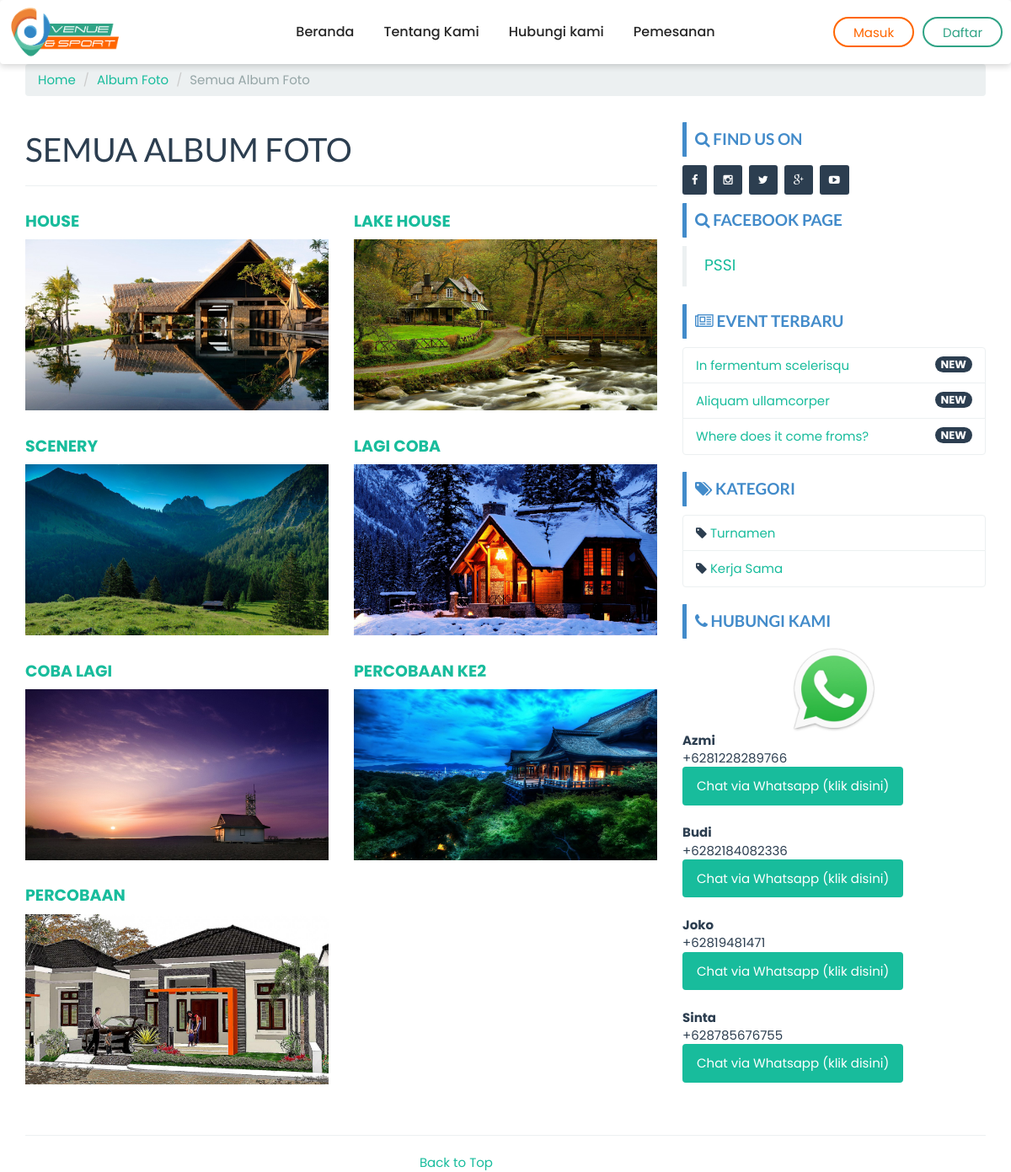
/index.php/gallery/album, run on the app's committed database.
### tables this page shows
CREATE TABLE `company` (
  `id_company` int(11) NOT NULL,
  `id_sycCom` int(11) DEFAULT NULL,
  `company_name` varchar(100) NOT NULL,
  `company_desc` text NOT NULL,
  `company_address` text NOT NULL,
  `company_maps` text NOT NULL,
  `company_phone` char(30) NOT NULL,
  `company_phone2` char(30) NOT NULL,
  `company_fax` char(30) NOT NULL,
  `company_email` char(30) NOT NULL,
  `foto` text NOT NULL,
  `foto_type` char(10) NOT NULL,
  `created` datetime NOT NULL DEFAULT current_timestamp(),
  `modified` datetime DEFAULT NULL,
  `created_by` char(50) NOT NULL,
  `modified_by` char(50) NOT NULL
);

CREATE TABLE `album` (
  `id_album` int(11) NOT NULL,
  `id_sycAlbum` int(11) DEFAULT NULL,
  `nama_album` char(50) NOT NULL,
  `slug_album` char(50) NOT NULL,
  `foto` text NOT NULL,
  `created_by` char(20) NOT NULL,
  `created_at` datetime NOT NULL DEFAULT current_timestamp(),
  `modified_by` char(20) DEFAULT NULL,
  `modified_at` datetime DEFAULT NULL ON UPDATE current_timestamp()
);

CREATE TABLE `event` (
  `id_event` int(11) NOT NULL,
  `id_sycEvent` int(11) DEFAULT NULL,
  `nama_event` varchar(100) NOT NULL,
  `slug_event` varchar(100) DEFAULT NULL,
  `deskripsi` text DEFAULT NULL,
  `kategori` int(11) DEFAULT NULL,
  `foto` text DEFAULT NULL,
  `foto_type` char(10) DEFAULT NULL,
  `created_at` datetime NOT NULL DEFAULT current_timestamp(),
  `created_by` char(50) NOT NULL,
  `modified_at` datetime DEFAULT NULL ON UPDATE current_timestamp(),
  `modified_by` char(50) NOT NULL
);

CREATE TABLE `kategori` (
  `id_kategori` int(11) NOT NULL,
  `nama_kategori` varchar(20) NOT NULL,
  `slug_kat` varchar(20) NOT NULL,
  `created_by` char(50) NOT NULL,
  `created_at` datetime NOT NULL DEFAULT current_timestamp(),
  `modified_by` char(50) NOT NULL,
  `modified_at` datetime DEFAULT NULL ON UPDATE current_timestamp()
);

CREATE TABLE `kontak` (
  `id_kontak` int(11) NOT NULL,
  `nama_kontak` char(50) NOT NULL,
  `nohp` char(50) NOT NULL,
  `created_by` char(50) NOT NULL,
  `created_at` datetime NOT NULL DEFAULT current_timestamp(),
  `modified_by` char(50) NOT NULL,
  `modified_at` datetime DEFAULT NULL ON UPDATE current_timestamp()
);

### application/controllers/Gallery.php (called while the page is built, shortened)
<?php
class Gallery extends CI_Controller {
	function __construct()
  {
		$this->load->helper('clean');
		$this->load->model('Album_model');
		$this->load->model('Company_model');
		$this->load->model('Event_model');
		$this->load->model('Foto_model');
		$this->load->model('Kategori_model');
		$this->load->model('Kontak_model');
		$this->data['company_data'] 			= $this->Company_model->get_by_company();
		$this->data['event_sidebar'] 			= $this->Event_model->get_all_sidebar();
		$this->data['kategori_sidebar'] 	= $this->Kategori_model->get_all();
		$this->data['kontak_sidebar'] 		= $this->Kontak_model->get_all();
  }
	public function album()
	{
    $this->data['title'] = "Semua Album Foto";
    $this->load->library('pagination');
    $config['per_page'] = 12;
    $dari = $this->uri->segment('4');
    $this->data['album_all'] = $this->Album_model->get_all_arsip($config['per_page'],$dari);
    $this->load->view('front/album/body', $this->data);
	}
}

### index.php (called while the page is built, shortened)
<?php
require_once BASEPATH.'core/CodeIgniter.php';

### application/models/Company_model.php (called while the page is built, shortened)
<?php  if ( ! defined('BASEPATH')) exit('No direct script access allowed');
class Company_model extends CI_Model
{
  public $table = 'company';
  function get_by_company()
  {
    $this->db->where('id_company', '1');
    return $this->db->get($this->table)->row();
  }
}

### application/models/Album_model.php (called while the page is built, shortened)
<?php  if ( ! defined('BASEPATH')) exit('No direct script access allowed');
class Album_model extends CI_Model
{
  public $table = 'album';
  public $id    = 'id_album';
  function get_all_arsip($per_page,$dari)
  {
    $this->db->order_by($this->id, 'DESC');
    $query = $this->db->get($this->table,$per_page,$dari);
    return $query->result();
  }
}

### application/models/Event_model.php (called while the page is built, shortened)
<?php  if ( ! defined('BASEPATH')) exit('No direct script access allowed');
class Event_model extends CI_Model
{
  public $table = 'event';
  public $id    = 'id_event';
  public $order = 'DESC';
  function get_all_sidebar()
  {
    $this->db->limit(3);
    $this->db->order_by($this->id, $this->order);
    return $this->db->get($this->table)->result();
  }
}

### application/models/Kategori_model.php (called while the page is built, shortened)
<?php  if ( ! defined('BASEPATH')) exit('No direct script access allowed');
class Kategori_model extends CI_Model
{
  public $table = 'kategori';
  function get_all()
  {
    return $this->db->get($this->table)->result();
  }
}

### application/models/Kontak_model.php (called while the page is built, shortened)
<?php  if ( ! defined('BASEPATH')) exit('No direct script access allowed');
class Kontak_model extends CI_Model
{
  public $table = 'kontak';
  function get_all()
  {
    return $this->db->get($this->table)->result();
  }
}

### application/views/front/album/body.php (the view, shortened to what this page needs)
<?php $this->load->view('front/header'); ?>
<?php $this->load->view('front/navbar'); ?>
<div class="container">
	<ol class="breadcrumb">
		<li><a href="<?php echo base_url() ?>">Home</a></li>
		<li><a href="<?php echo base_url('gallery/album') ?>">Album Foto</a></li>
		<li class="active"><?php echo $title ?></li>
	</ol>
	<div class="row">
		<div class="col-md-8"><h1><?php echo strtoupper($title) ?></h1><hr>
			<div class="row">
				<?php foreach($album_all as $album){ ?>
					<div class="col-lg-6">
						<h4><a href="#"><?php echo $album->nama_album ?></a></h4>
						<a href="<?php echo base_url("gallery/read/$album->slug_album") ?>">
							<?php
							if(empty($album->foto)) {echo "<img class='img-responsive' src='".base_url()."assets/images/no_image_thumb.png'>";}
							else { echo " <img class='img-responsive' src='".base_url()."assets/images/album/".$album->foto."'> ";}
							?>
						</a><br>
					</div>
				<?php } ?>
			</div>
		</div>
		<?php $this->load->view('front/sidebar'); ?>
	</div>
</div>
<?php $this->load->view('front/footer'); ?>

### application/views/front/header.php (shortened to what this page needs)
<!DOCTYPE html>
<html lang="en">
  <head>
    <link href="<?php echo base_url()?>assets/template/frontend/css/core.css" rel="stylesheet" type="text/css" />
    <link href="<?php echo base_url()?>assets/template/frontend/css/custom.css" rel="stylesheet">
    <link href="<?php echo base_url()?>assets/plugins/font-awesome/css/font-awesome.min.css" rel="stylesheet" type="text/css" />
  </head>

### application/views/front/navbar.php (shortened to what this page needs)
<div class="navbar">
    <div class="navbar-layout">
        <div class="logo">
            <a href="<?php echo base_url() ?>">
                <img src="<?php echo base_url('assets/images/company/').$company_data->foto.$company_data->foto_type ?>" alt="<?php echo $company_data->company_name ?>" width="100px">
            </a>
        </div>
        <div class="navbar-menu" id="navbarMenu">
            <ul>
                <li><a href="<?php echo base_url() ?>">Beranda</a></li>
                <li><a href="<?php echo base_url('about') ?>">Tentang Kami</a></li>
                <li><a href="<?php echo base_url('contact') ?>">Hubungi kami</a></li>
                <li><a href="<?php echo base_url('cart') ?>">Pemesanan</a></li>
            </ul>
        </div>
        <div class="navbar-button">
            <?php if($this->session->userdata('usertype') != NULL){ ?>
            <ul>
              <li class="dropdown">
                <a href="#" class="dropdown-toggle" data-toggle="dropdown" role="button" aria-haspopup="true" aria-expanded="false"><button>Hi, <?php echo $this->session->userdata('username') ?> <span class="caret"></span></button></a>
                <ul class="dropdown-menu">
                  <li><a href="<?php echo base_url('cart/history') ?>">Riwayat Booking</a></li>
                  <li><a href="<?php echo base_url('auth/edit_profil/').$this->session->userdata('user_id') ?>">Edit Profil</a></li>
                  <li><a href="<?php echo base_url('auth/profil') ?>">Profil Saya</a></li>
                  <li role="separator" class="divider"></li>
                  <li><a href="<?php echo base_url('auth/logout') ?>">Logout</a></li>
                </ul>
              </li>
            </ul>
            <?php }else{ ?>
            <a href="<?php echo base_url('auth/login') ?>"><button>Masuk</button></a>
            <a href="<?php echo base_url('auth/register') ?>"><button>Daftar</button></a>
            <?php } ?>
        </div>
    </div>
</div>

### application/views/front/sidebar.php
<div class="col-md-4">
  <?php $this->load->view('front/modul/mod_sosmed'); ?>
  <?php $this->load->view('front/modul/mod_facebook'); ?>
  <?php $this->load->view('front/modul/mod_event'); ?>
	<?php $this->load->view('front/modul/mod_kategori'); ?>
  <?php $this->load->view('front/modul/mod_cs'); ?>
</div>

### application/views/front/modul/mod_sosmed.php
<div class="bs-callout bs-callout-primary"><h4><i class="fa fa-search"></i> Find Us On</h4></div>
<div class="input-group">
  <button type="button" class="btn btn-sm btn-primary"><i class="fa fa-facebook"></i></button>&nbsp
  <button type="button" class="btn btn-sm btn-primary"><i class="fa fa-instagram"></i></button>&nbsp
  <button type="button" class="btn btn-sm btn-primary"><i class="fa fa-twitter"></i></button>&nbsp
  <button type="button" class="btn btn-sm btn-primary"><i class="fa fa-google-plus"></i></button>&nbsp
  <button type="button" class="btn btn-sm btn-primary"><i class="fa fa-youtube-play"></i></button>&nbsp
</div>

### application/views/front/modul/mod_facebook.php (shortened to what this page needs)
<div class="bs-callout bs-callout-primary">
  <h4><i class="fa fa-search"></i> Facebook Page</h4>
</div>
<div class="fb-page" data-href="https://www.facebook.com/pssi" data-tabs="timeline" data-width="" data-height="" data-small-header="false" data-adapt-container-width="true" data-hide-cover="false" data-show-facepile="true">
  <blockquote cite="https://www.facebook.com/pssi" class="fb-xfbml-parse-ignore"><a href="https://www.facebook.com/pssi">PSSI</a></blockquote>
</div>

### application/views/front/modul/mod_event.php
<div class="bs-callout bs-callout-primary mt-3">
  <h4><i class="fa fa-newspaper-o"></i> Event Terbaru</h4>
</div>
<ul class="list-group">
  <?php
  foreach ($event_sidebar as $event_sidebar) {
  ?>
    <li class="list-group-item">
      <span class="badge">NEW</span>
      <?php echo anchor('event/read/' . $event_sidebar->slug_event . '', '' . $event_sidebar->nama_event . '') ?>
    </li>
  <?php } ?>
</ul>

### application/views/front/modul/mod_kategori.php (shortened to what this page needs)
<div class="bs-callout bs-callout-primary"><h4><i class="fa fa-tags"></i> Kategori</h4></div>
<ul class="list-group">
  <?php
  foreach ($kategori_sidebar as $kategori_sidebar)
  {
  ?>
  <li class="list-group-item">
    <i class="fa fa-tag"></i> <?php echo anchor('event/kategori/'.$kategori_sidebar->slug_kat.'',''.$kategori_sidebar->nama_kategori.'') ?>
  </li>
  <?php } ?>
</ul>

### application/views/front/modul/mod_cs.php
<div class="bs-callout bs-callout-primary"><h4><i class="fa fa-phone"></i> Hubungi Kami</h4></div>
<ul class="list-group">
  <div align="center"><img src="<?php echo base_url('assets/images/wa.jpg') ?>" width="100px"></div>
  <?php foreach($kontak_sidebar as $kontak){?>
    <b><?php echo $kontak->nama_kontak ?></b><br>
    +<?php echo $kontak->nohp ?><br>
    <a href="https://api.whatsapp.com/send?phone=+<?php echo $kontak->nohp ?>&text=Hi%20Gan,%20Saya%20mau%20booking%20lapangan">
      <button class="btn btn-success" type="submit" name="button">Chat via Whatsapp (klik disini)</button>
    </a><br><br>
  <?php } ?>
</ul>

### application/views/front/footer.php
<footer>
  <div class="container">
    <div class="row">
      <div class="col-lg-12">
        <hr>
      </div>
    </div>
  </div>
  <div class="container">
    <div class="row">
      <div class="col-xs-6" align="right"><a href="#top">Back to Top</a></div>
    </div>
  </div>
</footer>
</body>
</html>

### assets/template/frontend/css/custom.css (style rules this page uses)
h4 { font-weight: bold; text-transform: uppercase; }
.bs-callout { padding: 10px; margin-top: 10px; margin-bottom: 10px; border: 0px solid #eee; border-left-width: 5px; border-radius: 1px; }
.bs-callout h4 { margin-top: 0; margin-bottom: 0px; }
.bs-callout-primary { border-left-color: #428bca; }
.bs-callout-primary h4 { color: #428bca; }
a:hover, a:visited, a:link, a:active { text-decoration: none; }

### application/views/front/navbar.php (style rules this page uses)
* { padding:0; margin:0; box-sizing:border-box; font-family: 'Poppins', sans-serif; }
.navbar { width:100%; background-color:white; z-index:5; margin-bottom:0; box-shadow: 0px 2px 9px 0px rgba(0, 0, 0, 0.19); position:relative; top:0; left:0; }
.navbar-layout { width:1180px; margin:auto; display:grid; padding:7px 0; grid-template-columns:20% 60% 20%; align-items:center; }
.navbar-menu ul { display:flex; justify-content:center; gap:35px; align-items:center; margin-bottom:0; }
.navbar-menu ul li { list-style:none; }
.navbar-menu ul li a { text-decoration:none; color:#252525; font-size:16px; font-weight:500; }
.logo { position:relative; }
.logo img { width:135px; }
.navbar-button { display:flex; justify-content:flex-end; gap:10px; margin-top:0; }
.navbar-button button { padding:6px 22px; padding-bottom:5px; border-radius:100px; transition:.2s all; }
.navbar-button a:nth-child(1) button { background:transparent; border:2px solid #FF6600; font-size:15px; color:#FF6600; }
.navbar-button a:nth-child(2) button { background:transparent; border:2px solid #2FA385; font-size:15px; color:#2FA385; }

### data on the page
company: foto+foto_type (picture)
album: nama_album "HOUSE", foto (picture)
album: nama_album "LAKE HOUSE", foto (picture)
album: nama_album "SCENERY", foto (picture)
album: nama_album "LAGI COBA", foto (picture)
album: nama_album "COBA LAGI", foto (picture)
album: nama_album "PERCOBAAN KE2", foto (picture)
album: nama_album "PERCOBAAN", foto (picture)
event: slug_event+nama_event "In fermentum scelerisqu"
event: slug_event+nama_event "Aliquam ullamcorper"
event: slug_event+nama_event "Where does it come froms?"
kategori: slug_kat+nama_kategori "Turnamen"
kategori: slug_kat+nama_kategori "Kerja Sama"
kontak: nama_kontak "Azmi", nohp "6281228289766"
kontak: nama_kontak "Budi", nohp "6282184082336"
kontak: nama_kontak "Joko", nohp "62819481471"
kontak: nama_kontak "Sinta", nohp "628785676755"

### other printed values
$title "Semua Album Foto"
$title "SEMUA ALBUM FOTO"
